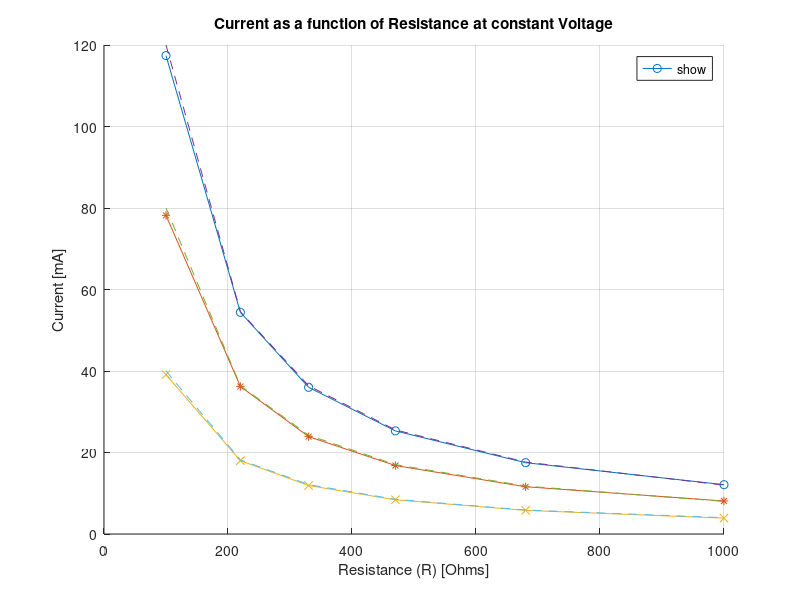

The MATLAB script that drew this image:
% Current as a function of resistance at constant voltage
% Strom in Abhängigkeit vom Widerstand bei konstanter Spannung

% Plot language selection: 'en' for English, 'de' for German
language = 'en';

% Resistor values
resistor_values = [100, 220, 330, 470, 680, 1000];

% Measured current values (in milliamps) at 4/8/12V with different resistor values (100 -> 1000 Ohms)
measured_mA_at_12V = [117.4, 54.4, 36, 25.3, 17.5, 12.1];
measured_mA_at_8V = [78.2, 36.2, 23.9, 16.8, 11.6, 8.1];
measured_mA_at_4V = [39.1, 18, 11.9, 8.4, 5.8, 3.9];

% Calculate theoretical currents in milliamps using Ohm's Law I = V/R
theoretical_mA_12V = (12 ./ resistor_values) * 1000;
theoretical_mA_8V = (8 ./ resistor_values) * 1000;
theoretical_mA_4V = (4 ./ resistor_values) * 1000;

% Set plot labels and title based on language selection
if strcmp(language, 'en')
    xlabel_str = 'Resistance (R) [Ohms]';
    ylabel_str = 'Current [mA]';
    title_str = 'Current as a function of Resistance at constant Voltage';
    legend_labels = {'Measured current at 12V', 'Measured current at 8V', 'Measured current at 4V', ...
                     'Theoretical current at 12V', 'Theoretical current at 8V', 'Theoretical current at 4V'};
else
    xlabel_str = 'Widerstand (R) [Ohm]';
    ylabel_str = 'Strom [mA]';
    title_str = 'Strom in Abhängigkeit vom Widerstand bei konstanter Spannung';
    legend_labels = {'Gemessener Strom bei 12V', 'Gemessener Strom bei 8V', 'Gemessener Strom bei 4V', ...
                     'Theoretischer Strom bei 12V', 'Theoretischer Strom bei 8V', 'Theoretischer Strom bei 4V'};
end

% Plot the measured and theoretical current values
figure;
hold on;
grid on;

% Plot measured values
plot(resistor_values, measured_mA_at_12V, 'o-', 'DisplayName', legend_labels{1});
plot(resistor_values, measured_mA_at_8V, '*-', 'DisplayName', legend_labels{2});
plot(resistor_values, measured_mA_at_4V, 'x-', 'DisplayName', legend_labels{3});

% Plot theoretical values
plot(resistor_values, theoretical_mA_12V, '--', 'DisplayName', legend_labels{4});
plot(resistor_values, theoretical_mA_8V, '--', 'DisplayName', legend_labels{5});
plot(resistor_values, theoretical_mA_4V, '--', 'DisplayName', legend_labels{6});

% Label the plot
xlabel(xlabel_str);
ylabel(ylabel_str);
title(title_str);
legend('show', 'Location', 'northeast');

hold off;

% Save the figure as a PNG image
f = gcf;
exportgraphics(f, 'figure_6.png', 'Resolution', 300);
